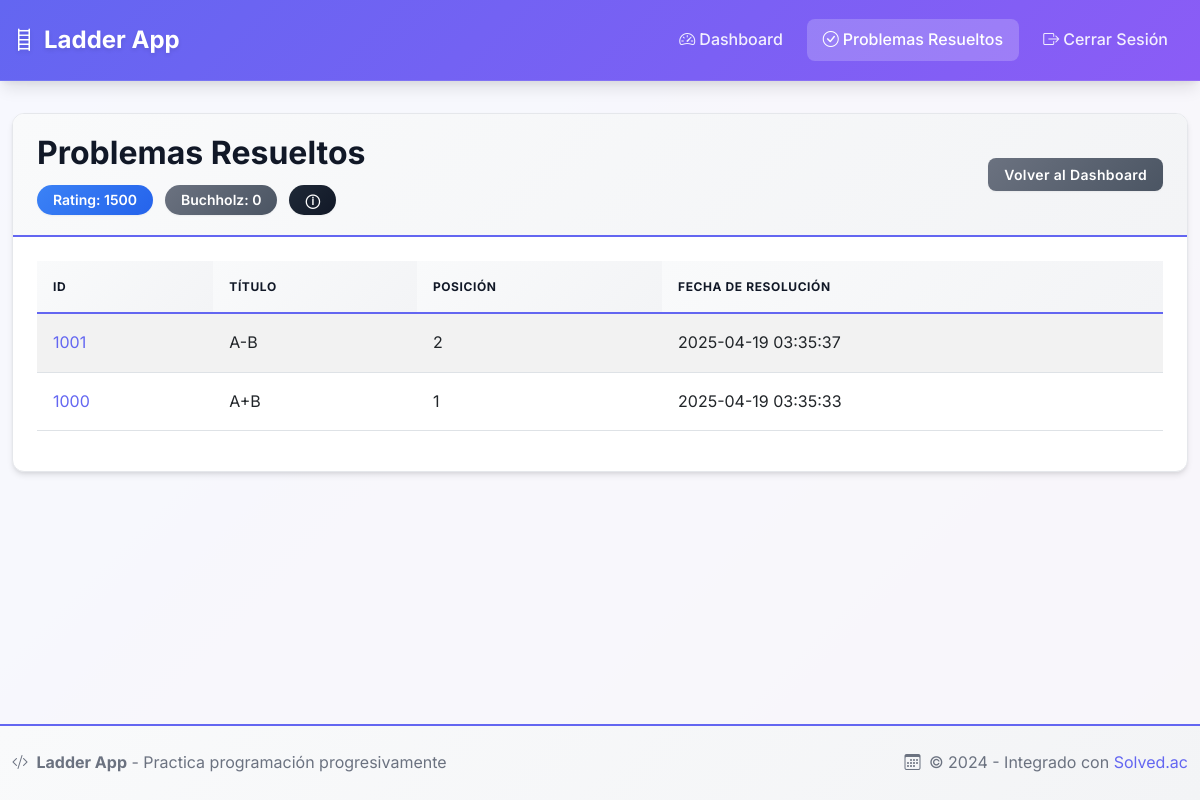
The app's page /solved-problems (signed in) with its own data.
### tables this page shows
CREATE TABLE users (
        id INTEGER PRIMARY KEY AUTOINCREMENT,
        username TEXT UNIQUE NOT NULL,
        email TEXT UNIQUE NOT NULL,
        password_hash TEXT NOT NULL
    , rating INTEGER DEFAULT 1500, is_admin INTEGER DEFAULT 0);

CREATE TABLE solved_problems (
        id INTEGER PRIMARY KEY AUTOINCREMENT,
        user_id INTEGER NOT NULL,
        problem_id TEXT NOT NULL,
        problem_title TEXT NOT NULL,
        position INTEGER NOT NULL,
        solved_at TIMESTAMP DEFAULT CURRENT_TIMESTAMP,
        FOREIGN KEY (user_id) REFERENCES users (id),
        UNIQUE(user_id, problem_id)
    );

### app/routes/main.py (the view)
@main.route('/solved-problems')
@login_required
def solved_problems():
    from app.utils.problem_recommender import ProblemRecommender
    user_id = current_user.id
    from app.db import Database
    from app.config import DB_TYPE
    try:
        if DB_TYPE == 'postgresql':
            query = "SELECT * FROM get_solved_problems(%s)"
        else:
            query = """
                SELECT id, problem_id, problem_title, position, solved_at, 0 as level, 0 as rating_change
                FROM solved_problems
                WHERE user_id = ?
                ORDER BY solved_at DESC
            """
        results = Database.execute_query(query, (user_id,))
        solved_problems = []
        for problem in results:
            solved_problems.append({
                'id': problem[0],
                'problem_id': problem[1],
                'problem_title': problem[2],
                'position': problem[3],
                'solved_at': problem[4],
                'level': problem[5] if len(problem) > 5 else 0,
                'rating_change': problem[6] if len(problem) > 6 else 0
            })
    except Exception as e:
        print(f"Error al obtener problemas resueltos: {str(e)}")
        import traceback
        traceback.print_exc()
        solved_problems = []  # Si hay error, devolver lista vacía
    buchholz_value = ProblemRecommender.calculate_buchholz(user_id)
    return render_template(
        'solved_problems.html',
        solved_problems=solved_problems,
        buchholz=buchholz_value
    )

### app/__init__.py (called while the page is built)
@login_manager.user_loader
def load_user(user_id):
    return User.get(user_id)

### app/db.py (called while the page is built)
    @staticmethod
    def get_connection(dict_cursor=True):
        if DB_TYPE == 'postgresql':
            try:
                if dict_cursor:
                    print(f"Conectando a PostgreSQL con URL: {DATABASE_URL}")
                    return psycopg2.connect(DATABASE_URL, cursor_factory=RealDictCursor)
                else:
                    return psycopg2.connect(DATABASE_URL)
            except Exception as e:
                print(f"Error de conexión a PostgreSQL: {e}")
                print(f"URL: {DATABASE_URL}")
                raise
        else:
            print(f"Conectando a SQLite en: {DATABASE_PATH}")
            conn = sqlite3.connect(DATABASE_PATH)
            if dict_cursor:
                conn.row_factory = sqlite3.Row
            return conn

### app/utils/problem_recommender.py (called while the page is built, shortened)
    @staticmethod
    def calculate_buchholz(user_id):
        conn = sqlite3.connect('app.db')
        conn.row_factory = sqlite3.Row
        cursor = conn.cursor()
        cursor.execute('''
            SELECT p.level
            FROM solved_problems sp
            JOIN problems p ON sp.problem_id = p.problem_id
            WHERE sp.user_id = ?
            ORDER BY sp.solved_at DESC
            LIMIT 5
        ''', (user_id,))
        problems = cursor.fetchall()
        conn.close()
        if not problems:
            return 0

### app/templates/solved_problems.html (shortened to what this page needs)
{% extends "base.html" %}
{% block content %}
<div class="row mb-4">
    <div class="col-md-12">
        <div class="card">
            <div class="card-header d-flex justify-content-between align-items-center">
                <div>
                    <h2 class="card-title mb-0">Problemas Resueltos</h2>
                    <div class="rating-info">
                        <span class="badge bg-info">Rating: {{ current_user.rating }}</span>
                        <span class="badge {% if buchholz > 0 %}bg-success{% elif buchholz < 0 %}bg-danger{% else %}bg-secondary{% endif %}">Buchholz: {{ buchholz|round }}</span>
                        <span class="badge bg-dark" data-bs-toggle="tooltip" title="El buchholz es un valor que indica si estás resolviendo problemas por encima (positivo) o por debajo (negativo) de tu nivel actual">ⓘ</span>
                    </div>
                </div>
                <a href="{{ url_for('main.dashboard') }}" class="btn btn-sm btn-secondary">Volver al Dashboard</a>
            </div>
            <div class="card-body">
                {% if solved_problems %}
                <table class="table table-striped table-hover">
                    <thead>
                        <tr>
                            <th>ID</th>
                            <th>Título</th>
                            <th>Posición</th>
                            <th>Fecha de resolución</th>
                        </tr>
                    </thead>
                    <tbody>
                        {% for problem in solved_problems %}
                        <tr>
                            <td><a href="https://www.acmicpc.net/problem/{{ problem.problem_id }}" target="_blank">{{ problem.problem_id }}</a></td>
                            <td>{{ problem.problem_title }}</td>
                            <td>{{ problem.position }}</td>
                            <td>{{ problem.solved_at }}</td>
                        </tr>
                        {% endfor %}
                    </tbody>
                </table>
                {% else %}
                <p>Aún no has resuelto ningún problema.</p>
                {% endif %}
            </div>
        </div>
    </div>
</div>
{% endblock %}

### app/static/css/style.css (style rules this page uses)
:root { --primary-color: #6366f1; --primary-dark: #4f46e5; --secondary-color: #8b5cf6; --success-color: #10b981; --danger-color: #ef4444; --warning-color: #f59e0b; --info-color: #3b82f6; --dark-color: #1f2937; --light-bg: #f9fafb; --card-bg: #ffffff; --text-primary: #111827; --text-secondary: #6b7280; --border-color: #e5e7eb; --shadow-sm: 0 1px 2px 0 rgba(0, 0, 0, 0.05); --shadow-md: 0 4px 6px -1px rgba(0, 0, 0, 0.1), 0 2px 4px -1px rgba(0, 0, 0, 0.06); --shadow-lg: 0 10px 15px -3px rgba(0, 0, 0, 0.1), 0 4px 6px -2px rgba(0, 0, 0, 0.05); --shadow-xl: 0 20px 25px -5px rgba(0, 0, 0, 0.1), 0 10px 10px -5px rgba(0, 0, 0, 0.04); --border-radius: 12px; --border-radius-sm: 8px; --transition: all 0.3s cubic-bezier(0.4, 0, 0.2, 1); }
* { margin: 0; padding: 0; box-sizing: border-box; }
body { min-height: 100vh; display: flex; flex-direction: column; background: linear-gradient(135deg, #667eea 0%, #764ba2 100%); background-attachment: fixed; font-family: 'Inter', -apple-system, BlinkMacSystemFont, 'Segoe UI', Roboto, Oxygen, Ubuntu, Cantarell, sans-serif; color: var(--text-primary); line-height: 1.6; }
body::before { content: ''; position: fixed; top: 0; left: 0; width: 100%; height: 100%; background: rgba(255, 255, 255, 0.95); z-index: -1; }
.card { background: var(--card-bg); border-radius: var(--border-radius); border: 1px solid var(--border-color); box-shadow: var(--shadow-md); transition: var(--transition); overflow: hidden; animation: fadeInUp 0.5s ease-out; }
.card-header { background: linear-gradient(135deg, #f9fafb 0%, #f3f4f6 100%); border-bottom: 2px solid var(--primary-color); font-weight: 600; padding: 1.25rem 1.5rem; color: var(--text-primary); }
.card-header h2, .card-header h3, .card-header h4 { margin-bottom: 0; color: var(--text-primary); }
.card-body { padding: 1.5rem; }
.card-title { font-weight: 700; color: var(--text-primary); margin-bottom: 0.5rem; }
.badge { padding: 0.5rem 1rem; border-radius: 50px; font-weight: 600; font-size: 0.875rem; box-shadow: var(--shadow-sm); transition: var(--transition); }
.badge.bg-info { background: linear-gradient(135deg, var(--info-color) 0%, #2563eb 100%) !important; }
.badge.bg-secondary { background: linear-gradient(135deg, #6b7280 0%, #4b5563 100%) !important; }
.badge.bg-dark { background: linear-gradient(135deg, var(--dark-color) 0%, #111827 100%) !important; }
.btn { border-radius: var(--border-radius-sm); font-weight: 600; padding: 0.625rem 1.5rem; border: none; transition: var(--transition); box-shadow: var(--shadow-sm); text-transform: none; letter-spacing: 0.025em; }
.btn-secondary { background: linear-gradient(135deg, #6b7280 0%, #4b5563 100%); color: white; }
.btn-sm { padding: 0.375rem 1rem; font-size: 0.875rem; }
.table { border-collapse: separate; border-spacing: 0; }
.table thead th { background: linear-gradient(135deg, #f9fafb 0%, #f3f4f6 100%); color: var(--text-primary); font-weight: 700; text-transform: uppercase; font-size: 0.75rem; letter-spacing: 0.05em; border-bottom: 2px solid var(--primary-color); padding: 1rem; }
.table tbody tr { transition: var(--transition); }
.table-striped tbody tr:nth-of-type(odd) { background-color: rgba(0, 0, 0, 0.02); }
.table td, .table th { padding: 1rem; vertical-align: middle; }
.rating-info { display: flex; gap: 0.75rem; align-items: center; flex-wrap: wrap; margin-top: 0.75rem; }
a { color: var(--primary-color); text-decoration: none; transition: var(--transition); }
.mb-0 { margin-bottom: 0 !important; }

### records on screen
users: rating "1500"
solved_problems: problem_id "1001", problem_title "A-B", position "2", solved_at "2025-04-19 03:35:37"
solved_problems: problem_id "1000", problem_title "A+B", position "1", solved_at "2025-04-19 03:35:33"

### other values on screen
{{ buchholz|round }} "0"
